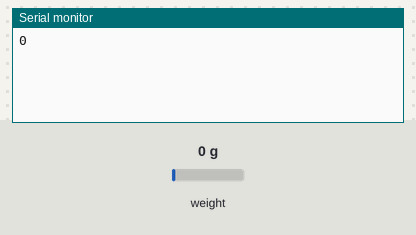
A program run on a simulated ESP32. Shown: the last lines printed to the serial monitor. The test bench sets the inputs (shaded band); at power-on: weight on the scale 0 g.

Above: at 2.4 s.
2.5 s: weight on the scale set to 100 g
At 4.8 s:
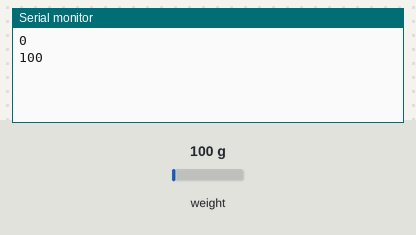
5.0 s: weight on the scale set to 1250 g
At 7.6 s:
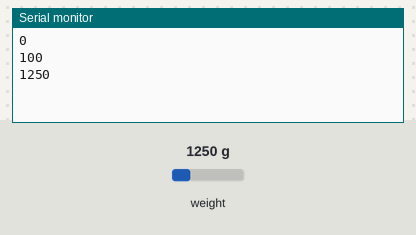
Timing chart, 0 to 9.1 s (numbered marks = the images above; inputs shaded):
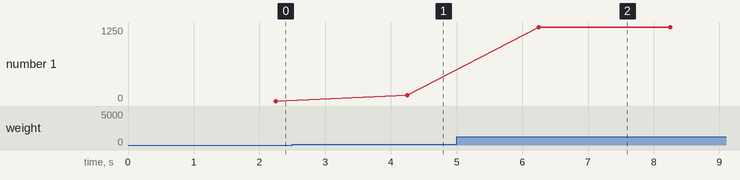

Measured:
- after the input at 2.5 s, the serial monitor: prints a new line after 1.8 s (image 1)
- after the input at 5.0 s, the serial monitor: prints a new line after 1.3 s (image 2)
- plotted number 1: 0 → 100 after the input at 2.5 s, 100 → 1250 after the input at 5.0 s

The program:

main.cpp
```cpp
#include <Arduino.h>

#include "HX711.h"

// HX711 circuit wiring
const int LOADCELL_DOUT_PIN = 19;
const int LOADCELL_SCK_PIN = 18;

HX711 balanza;
/// Esta zona del codigo hace una medición con nuestra escala ajustada
/// y con la bascula con tara para que nos reste el peso de la plataforma que le ponemos encima
///como soporte para las cosas a pesar.

void setup() {
  Serial.begin(57600);
  balanza.begin(LOADCELL_DOUT_PIN, LOADCELL_SCK_PIN);
  delay(250);
  balanza.set_scale(-1050);
  balanza.tare(10);

}

void loop() {

  if (balanza.is_ready()) {
    long reading = balanza.get_units(10);
    //Serial.print("HX711 reading: ");
    Serial.println(reading);
  } else {
    Serial.println("HX711 not found.");
  }

  delay(1000);

}

///Esta zona del código la usamos para conseguir los valores que luego vamos a usar para luego calcular la escala.

/*void setup() {
  Serial.begin(57600);
  balanza.begin(LOADCELL_DOUT_PIN, LOADCELL_SCK_PIN);
}

void loop() {

  if (balanza.is_ready()) {
    long reading = balanza.read();
    //Serial.print("HX711 reading: ");
    Serial.println(reading);
  } else {
    Serial.println("HX711 not found.");
  }

  delay(1000);

}*/
```
